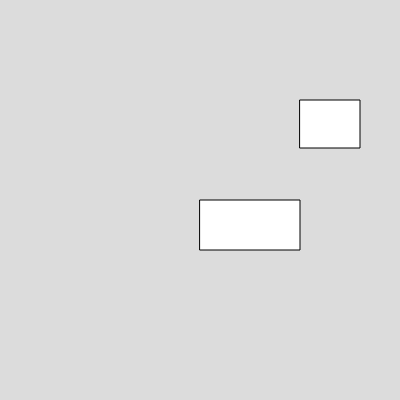
Frame 1 (no input)
Frame 60 (no input): identical to frame 1, image omitted
Frame 120 (the mouse pressed at the canvas centre since frame 60): identical to frame 1, image omitted

The p5.js sketch that drew this single still picture (run headless with seeded random() and noise() and a simulated clock; from frame 60 on, the mouse is pressed at the canvas centre):

// p5.js sketch
// ── sketch.js
var box1, box2;

function setup() 
{
  createCanvas(400, 400);

  box1 = new Box(200, 200, 100, 50);
  box2 = new Box(300, 100, 60, 48);
}

function draw() 
{
  background(220);

  box1.show();
  box1.move();

  box2.show();
  box2.move();


}


// ── box.js
class Box{

    constructor(x, y, w, h){

      this.x = x;
      this.y = y;
      this.w = w;
      this.h = h;
      this.vx = 0;
    }
    show(){
      rect(this.x, this.y, this.w, this.h);
    }
    move(){
      this.x = this.x + this.vx;
    }
  }

  
